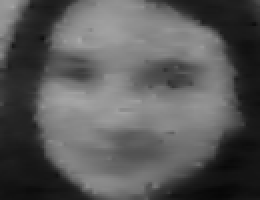
#> input picture datasets/Amy/12.png, 130 x 100 px, given in place of the camera (shown 2 times larger)
$ python 'Face Recognition.py'
#> lines starting #> are read from the running program, lines starting #| are printed output that depends on the picture; after the words box and inside, x2 and y2 are one past the last pixel; in counts of white or black regions, pixels touching at a corner belong together
import cv2
import os
import numpy as np

# === CONFIGURATION ===
haar_file = 'haarcascade_frontalface_default.xml'
datasets_dir = 'datasets'
person_name = 'Kris' #You should change the person name to train with new image.(Atleast two name labels needed)
sample_count = 25
image_size = (130, 100)
camera_index = 0  # Try 1 if 0 doesn't work

# === CREATE DIRECTORY IF NEEDED ===
person_path = os.path.join(datasets_dir, person_name)
os.makedirs(person_path, exist_ok=True)

# === INIT HAAR CASCADE AND CAMERA ===
face_cascade = cv2.CascadeClassifier(cv2.data.haarcascades + haar_file)
webcam = cv2.VideoCapture(camera_index)

# === STEP 1: DATA COLLECTION ===
print(f"[INFO] Collecting data for {person_name}...")

count = 1
while count <= sample_count:
    success, frame = webcam.read()
#> frame is the input picture: shape (100, 130, 3); min 7, max 168, mean 88.3
    if not success:
        continue

    gray = cv2.cvtColor(frame, cv2.COLOR_BGR2GRAY)
    faces = face_cascade.detectMultiScale(gray, 1.3, 4)
#> faces = [[14, 6, 89, 89]]

    for (x, y, w, h) in faces:
        face = gray[y:y + h, x:x + w]
        face_resize = cv2.resize(face, image_size)
        file_path = f"{person_path}/{count}.png"
        cv2.imwrite(file_path, face_resize)
        count += 1

        cv2.rectangle(frame, (x, y), (x + w, y + h), (255, 0, 0), 2)
#> this loop made 1 pass
#> (x, y, w, h, file_path, count) on pass 1: (14, 6, 89, 89, 'datasets/Kris/1.png', 2)
#> pass 1, `face = gray[y:y + h, x:x + w]`:
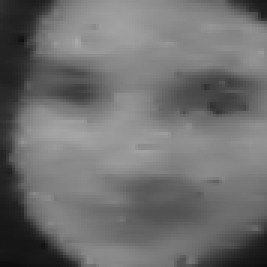
#> face: shape (89, 89) (shown 3 times larger); min 13, max 168, mean 110.5
#> pass 1, `face_resize = cv2.resize(face, image_size)`:
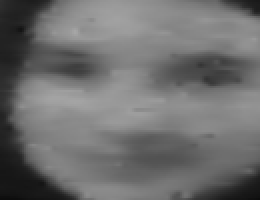
#> face_resize: shape (100, 130) (shown 2 times larger); min 13, max 166, mean 110.3
#> after the loop:
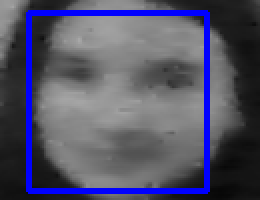
#> frame: shape (100, 130, 3) (shown 2 times larger); 8.18% of pixels changed, all inside (x1, y1, x2, y2) = (13, 5, 105, 97)
#> after the loop, count = 2

    cv2.imshow("Data Collection", frame)
    if cv2.waitKey(10) == 27:  # ESC key
#> (key Esc is pressed here)
        break

print("[INFO] Data collection complete.")
cv2.destroyAllWindows()

# === STEP 2: TRAINING ===
print("[INFO] Training model...")

(images, labels, names, id_counter) = ([], [], {}, 0)

for subdir in os.listdir(datasets_dir):
    names[id_counter] = subdir
    subdir_path = os.path.join(datasets_dir, subdir)

    for filename in os.listdir(subdir_path):
        if filename.endswith(".png"):
            filepath = os.path.join(subdir_path, filename)
            images.append(cv2.imread(filepath, 0))
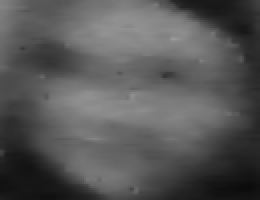
#> input picture datasets/Amy/1.png, 130 x 100 px (shown 2 times larger)
            labels.append(id_counter)

    id_counter += 1
#> id_counter = 1

images = np.array(images)
labels = np.array(labels)

# Load recognizer (install opencv-contrib-python if this fails)
model = cv2.face.FisherFaceRecognizer_create()
#> (the run stopped early here; a loop or call above may not have finished)
